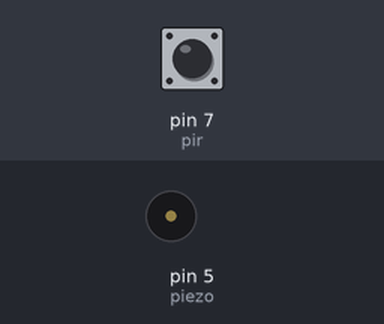
Simulated run of this sketch. Board: Arduino Uno, built with avr-gcc and run on an emulated ATmega328P. Shown: buzzer (waves = sounding, pin HIGH). The test bench sets the inputs (shaded band); at power-on: pin 7 (pir) LOW. What the sketch prints to the serial monitor is not drawn.

Above: at 1.2 s.
1.3 s: pin 7 (pir) driven HIGH
At 1.7 s:
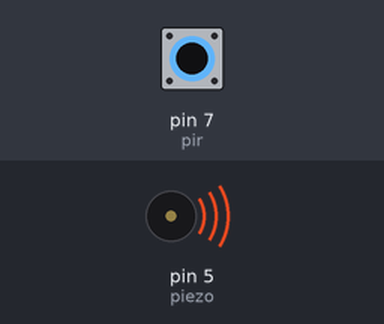
4.3 s: pin 7 (pir) driven LOW
At 5.5 s:
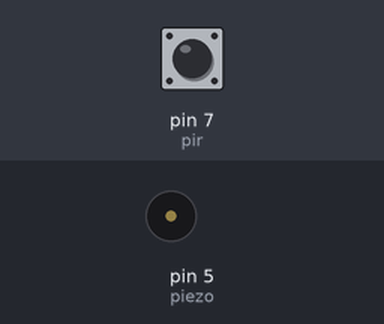
5.8 s: pin 7 (pir) pulsed HIGH 5 times (0.12 s each, 0.3 s apart)
At 8.0 s:
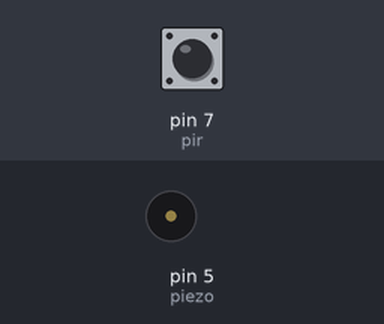
10.3 s: pin 7 (pir) pulsed HIGH 2 times (0.12 s each, 0.3 s apart)
At 11.8 s:
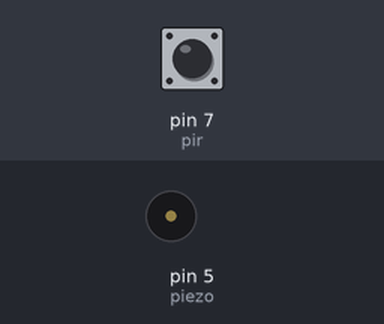
Timing chart, 0 to 13.3 s (numbered marks = the images above; inputs shaded):
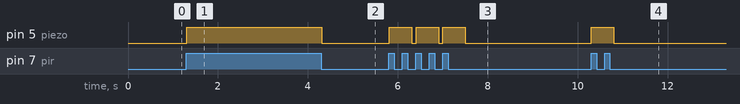

The sketch:

PIR.ino
```cpp
int piezo= 5;
int pir= 7;
int motion_status= 0;
void setup(){
  pinMode(piezo , OUTPUT);
  pinMode(pir, INPUT);
  Serial.begin(9600);
}
void loop(){
  Serial.print("motion: ");
  Serial.println(motion_status);
  motion_status= digitalRead(pir);
  if (motion_status == HIGH){
    digitalWrite(piezo, HIGH);
    delay(500);
    digitalWrite(piezo, LOW);
  }else{
  digitalWrite(piezo, LOW);
} }
```

Measured:
- after the input at 1.3 s, pin 5 (piezo): LOW → HIGH at once
- after the input at 4.3 s, pin 5 (piezo): HIGH → LOW at once
- after the input at 5.8 s, pin 5 (piezo): alternates HIGH for 0.50 s and LOW for 0.10 s, 6 changes in all, then stays LOW, starting at once
- after the input at 10.3 s, pin 5 (piezo): LOW → HIGH at once, → LOW 0.50 s later
